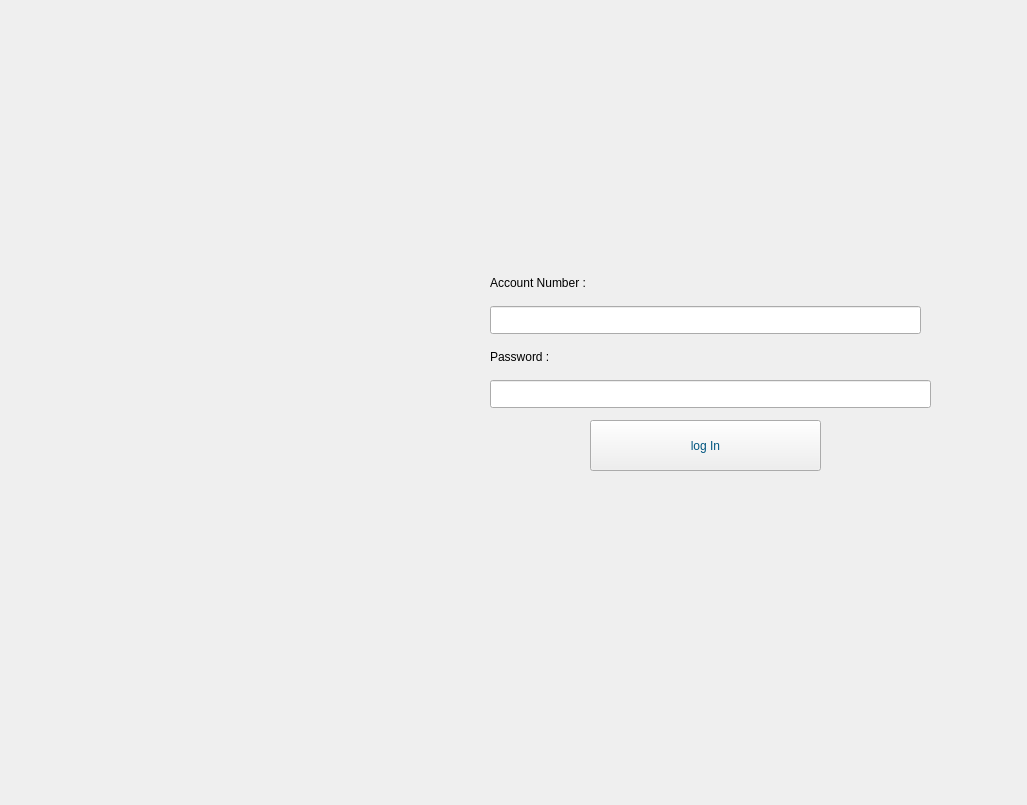
<?xml version="1.0" encoding="UTF-8"?>
<ui version="4.0">
 <class>intro_page</class>
 <widget class="QMainWindow" name="intro_page">
  <property name="geometry">
   <rect>
    <x>0</x>
    <y>0</y>
    <width>1027</width>
    <height>805</height>
   </rect>
  </property>
  <property name="windowTitle">
   <string>intro_page</string>
  </property>
  <property name="styleSheet">
   <string notr="true">border-image: url(:/new/prefix1/ATM/New folder/New folder/istockphoto-1152049211-612x612.jpg);</string>
  </property>
  <widget class="QWidget" name="centralwidget">
   <property name="styleSheet">
    <string notr="true"/>
   </property>
   <widget class="QPushButton" name="pushButton">
    <property name="geometry">
     <rect>
      <x>590</x>
      <y>420</y>
      <width>231</width>
      <height>51</height>
     </rect>
    </property>
    <property name="styleSheet">
     <string notr="true">color: rgb(0, 85, 127);
font: 600 italic 28pt &quot;Sitka Small Semibold&quot;;
border-image: url(:/1/ATM/Black Screen 10 seconds.mp4);

</string>
    </property>
    <property name="text">
     <string>log In</string>
    </property>
   </widget>
   <widget class="QLabel" name="label">
    <property name="geometry">
     <rect>
      <x>490</x>
      <y>266</y>
      <width>341</width>
      <height>34</height>
     </rect>
    </property>
    <property name="styleSheet">
     <string notr="true">border-image: url(:/1/ATM/Black Screen 10 seconds.mp4);
font: 700 19pt &quot;Segoe UI&quot;;
font: 300 19pt &quot;Segoe UI Variable Small Light&quot;;
font: 700 25pt &quot;Segoe UI&quot;;
color: rgb(250, -100, 107);</string>
    </property>
    <property name="text">
     <string>Account Number :</string>
    </property>
   </widget>
   <widget class="QLabel" name="label_2">
    <property name="geometry">
     <rect>
      <x>490</x>
      <y>340</y>
      <width>251</width>
      <height>34</height>
     </rect>
    </property>
    <property name="styleSheet">
     <string notr="true">border-image: url(:/1/ATM/Black Screen 10 seconds.mp4);
font: 700 22pt &quot;Segoe UI&quot;;
color: rgb(500,100, 50);</string>
    </property>
    <property name="text">
     <string>Password :</string>
    </property>
   </widget>
   <widget class="QLineEdit" name="Account">
    <property name="geometry">
     <rect>
      <x>490</x>
      <y>306</y>
      <width>431</width>
      <height>28</height>
     </rect>
    </property>
    <property name="styleSheet">
     <string notr="true">color: rgb(0, 0, 0);
font: 11pt &quot;Segoe UI&quot;;
border-image: url(:/1/ATM/Black Screen 10 seconds.mp4);


</string>
    </property>
   </widget>
   <widget class="QLineEdit" name="Password">
    <property name="geometry">
     <rect>
      <x>490</x>
      <y>380</y>
      <width>441</width>
      <height>28</height>
     </rect>
    </property>
    <property name="styleSheet">
     <string notr="true">color: rgb(0, 0, 0);
font: 11pt &quot;Segoe UI&quot;;
border-image: url(:/1/ATM/Black Screen 10 seconds.mp4);


image: url(:/1/ATM/Black Screen 10 seconds.mp4);</string>
    </property>
    <property name="echoMode">
     <enum>QLineEdit::Password</enum>
    </property>
   </widget>
  </widget>
 </widget>
 <resources/>
 <connections/>
</ui>
